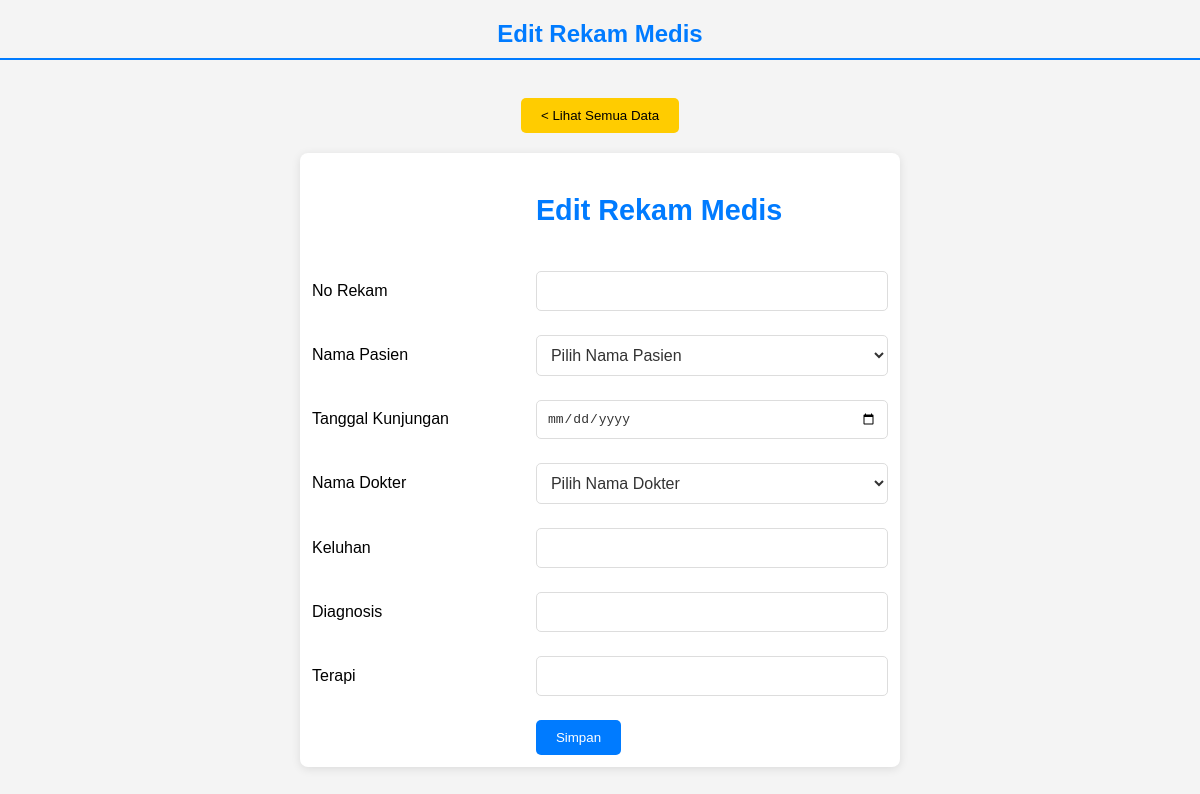
/form_edit_rek.php?nama_pasien=Fahmi, run on an earlier commit of the app's database.
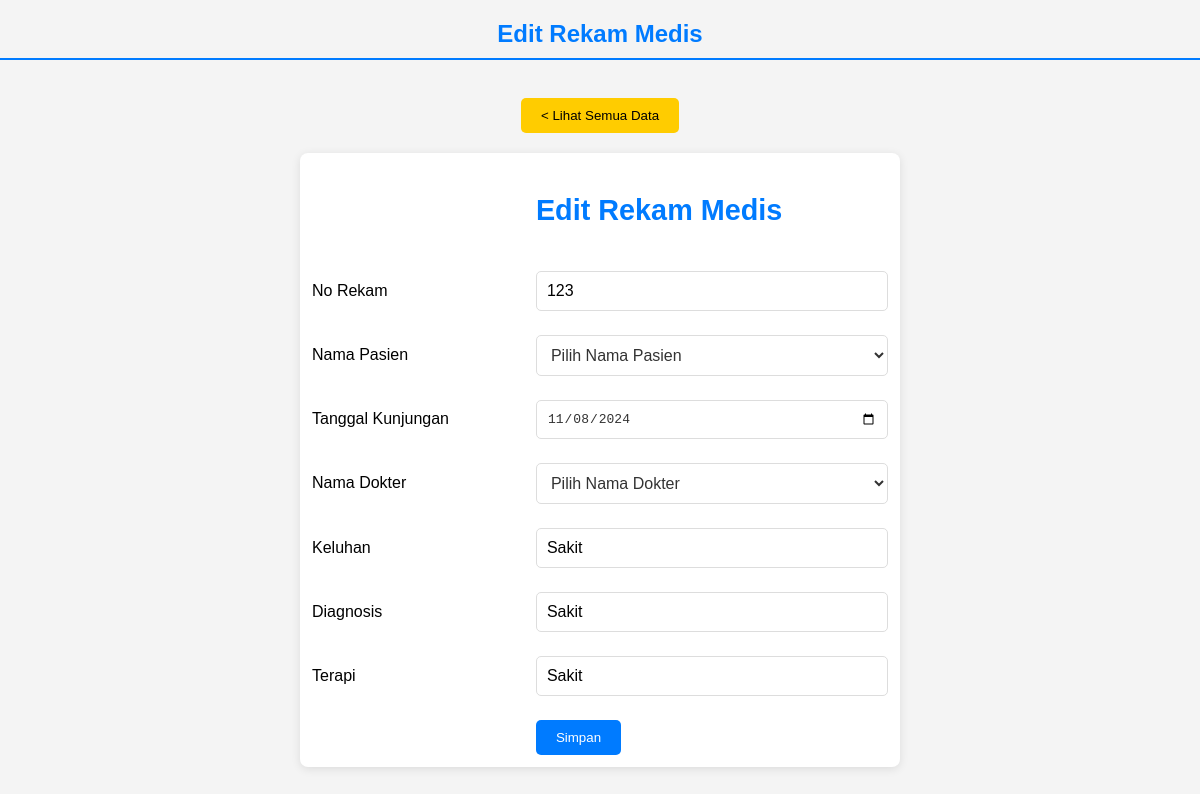
And on a later commit of the database.
### tables this page shows
CREATE TABLE `rkmedis` (
  `no_rek` varchar(20) NOT NULL,
  `nama_pasien` varchar(50) NOT NULL,
  `tgl_kunjung` date NOT NULL,
  `nama_dokter` varchar(20) NOT NULL,
  `keluhan` varchar(50) NOT NULL,
  `diagnosis` varchar(50) NOT NULL,
  `terapi` varchar(50) NOT NULL
);

### form_edit_rek.php (the view, shortened to what this page needs)
<!DOCTYPE html>
<html>
<head>
	<link rel="stylesheet" href="css/form.css">
</head>
<body>
	<div class="judul">
		<h2>Edit Rekam Medis</h2>
	</div>
	<center>
		<br />
		<a href="rmedis.php">
			<button>
				< Lihat Semua Data</button>
		</a>
	</center>
	<form action="proses_edit_rek.php" method="post">
		<?php
		include "koneksi.php";
		$nama_pasien = $_GET['nama_pasien'];
		$query = mysqli_query($koneksi, "SELECT * FROM rkmedis WHERE nama_pasien = '$nama_pasien'") or die(mysqli_error($koneksi));
		$data = mysqli_fetch_array($query);
		?>
		<table>
			<tr>
				<td></td>
				<td>
					<h3>Edit Rekam Medis</h3>
				</td>
			</tr>
			<tr>
				<td>No Rekam</td>
				<td><input type="text" name="no_rek" value="<?php echo $data['no_rek'] ?>" required></td>
			</tr>
			<tr>
				<td>Nama Pasien</td>
				<td>
					<select name="nama_pasien" class="selectt" required>
						<option value="">Pilih Nama Pasien</option>
					</select>
				</td>
			</tr>
			<tr>
				<td>Tanggal Kunjungan</td>
				<td><input type="date" name="tgl_kunjung" value="<?php echo $data['tgl_kunjung'] ?>" class="selectt" required></td>
			</tr>
			<tr>
				<td>Nama Dokter</td>
				<td>
					<select name="nama_dokter" class="selectt" required>
						<option value="">Pilih Nama Dokter</option>
					</select>
				</td>
			</tr>
			<tr>
			<tr>
				<td>Keluhan</td>
				<td><input type="text" name="keluhan" value="<?php echo $data['keluhan'] ?>" required>
				</td>
			</tr>
			<tr>
				<td>Diagnosis</td>
				<td><input type="text" name="diagnosis" value="<?php echo $data['diagnosis'] ?>" required></td>
			</tr>
			<tr>
				<td>Terapi</td>
				<td><input type="text" name="terapi" value="<?php echo $data['terapi'] ?>" required></td>
			</tr>
			<td></td>
			<td><button type="submit">Simpan</button></td>
			</tr>
		</table>
	</form>
</body>
</html>

What changed in the data, as far as the page shows it:
added rkmedis: no_rek "123", tgl_kunjung "11/08/2024", keluhan "Sakit", diagnosis "Sakit", terapi "Sakit"
